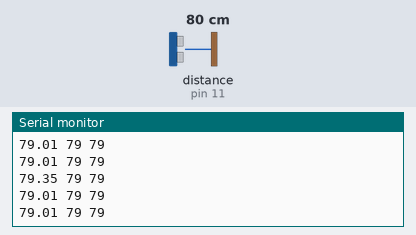
Recording of a sketch running on a simulated Arduino Uno, built with avr-gcc and run on an emulated ATmega328P. Shown: the last lines printed to the serial monitor. Wiring (inferred from the names in the program): ultrasonic range finder: trigger pin 12; echo pin 11. Inputs (shaded band) come from the test bench; at power-on: distance to the obstacle (sensor on pin 11) 80 cm. The echo pulse lasts 58.3 µs per cm.

Above: at 1.2 s.
1.3 s: distance to the obstacle (sensor on pin 11) set to 2 cm
At 1.31 s:
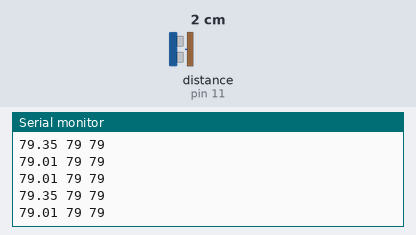
2.8 s: distance to the obstacle (sensor on pin 11) set to 4 cm
At 2.8 s:
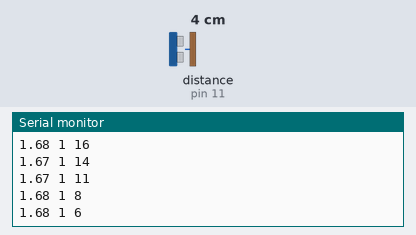
4.3 s: distance to the obstacle (sensor on pin 11) set to 18 cm
At 4.3 s:
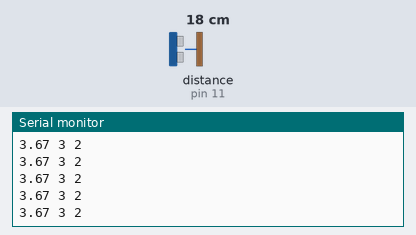
Timing chart, 0 to 7.3 s (numbered marks = the images above; inputs shaded):
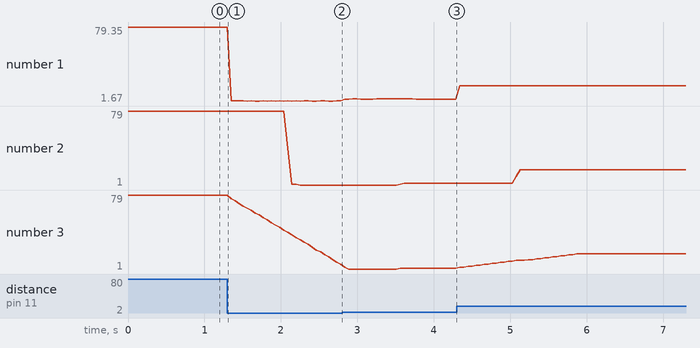

Measured:
- plotted number 1: 79.01 → 1.68 after the input at 1.3 s, 1.68 → 3.67 after the input at 2.8 s, 3.67 → 17.53 after the input at 4.3 s
- plotted number 2: 79 → 1 after the input at 1.3 s, 3 → 17 after the input at 4.3 s
- plotted number 3: 79 → 6 after the input at 1.3 s, 2 → 17 after the input at 4.3 s

The sketch:

Cours5UltraSonic.ino
```cpp
#include <RunningMedian.h>

RunningMedian signalCapteur = RunningMedian(30);
const int trigPin = 12;
const int echoPin = 11;

void setup() {
  // put your setup code here, to run once:
  Serial.begin(57600);
  pinMode(trigPin, OUTPUT);
  pinMode(echoPin, INPUT);

  digitalWrite(trigPin, 0);
}

void loop() {
  // put your main code here, to run repeatedly:
  digitalWrite(trigPin, 1);
  delayMicroseconds(10);
  digitalWrite(trigPin, 0);

  float distance = pulseIn(echoPin, 1) / 58.8;

  signalCapteur.add(int(distance));
  long a = signalCapteur.getAverage();
  long m = signalCapteur.getMedian();

  Serial.print(distance);
  Serial.print(" ");
  Serial.print(m);
  Serial.print(" ");
  Serial.println(a);
  delay(50);
}
```
